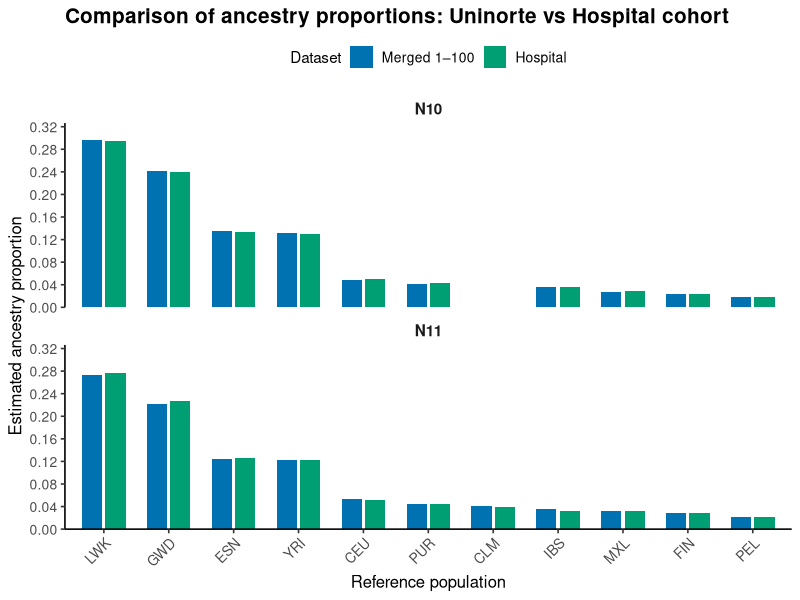
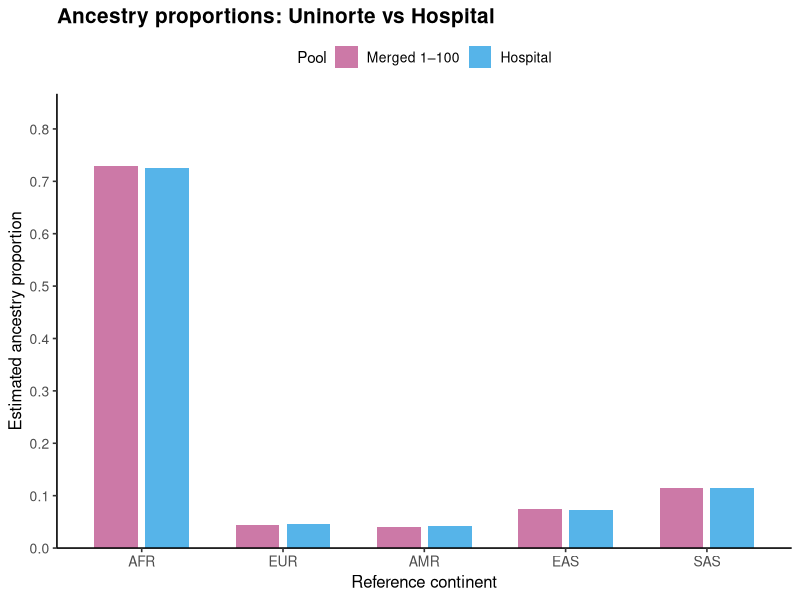
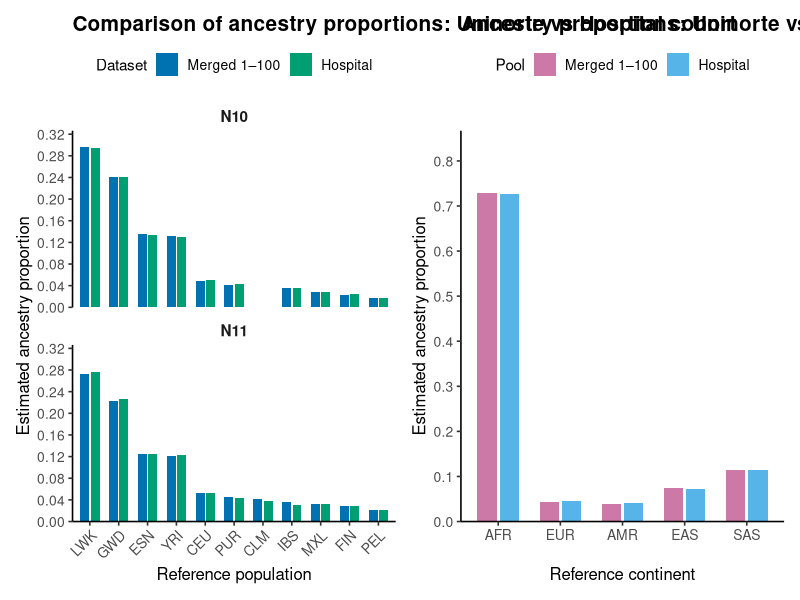

Generate these figures, in order, with R:
# ============================
# iAdmix comparisons (Q1-ready)
# Pools: 1–50, 51–100, Merged 1–100, Hospital
# Panels: N10 vs N11 (by population), N5 (by continent)
# Figures:
#  Fig 1: N10 vs N11 by population, faceted by pool
#  Fig 2: N5 by continent, pools side-by-side
#  Fig 3: Delta (Pool - reference) by population, for each panel (stability)
#  Optional: Heatmap of proportions
# ============================

library(dplyr)
library(patchwork)
library(ggplot2)
library(stringr)
library(tidyr)

# ----------------------------
# 1) Input data (UPDATED)
# ----------------------------
df_pop <- tibble::tribble(
  ~pop, ~`N10-1-50`, ~`N11-1-50`, ~`N10-51-100`, ~`N11-51-100`, ~`N10-Merged-1-100`, ~`N11-Merged-1-100`, ~`N10-Hospital`, ~`N11-Hospital`,
  "IBS", 0.0371, 0.0361, 0.0372, 0.0359, 0.0362, 0.0357, 0.0361, 0.0313,
  "CEU", 0.0486, 0.0528, 0.0488, 0.0530, 0.0487, 0.0535, 0.0503, 0.0518,
  "YRI", 0.1323, 0.1222, 0.1322, 0.1222, 0.1322, 0.1219, 0.1301, 0.1222,
  "ESN", 0.1353, 0.1238, 0.1350, 0.1244, 0.1359, 0.1242, 0.1342, 0.1256,
  "GWD", 0.2397, 0.2220, 0.2394, 0.2225, 0.2407, 0.2225, 0.2406, 0.2273,
  "LWK", 0.2950, 0.2733, 0.2947, 0.2739, 0.2956, 0.2732, 0.2944, 0.2764,
  "PEL", 0.0181, 0.0223, 0.0181, 0.0218, 0.0177, 0.0220, 0.0176, 0.0217,
  "MXL", 0.0278, 0.0324, 0.0282, 0.0322, 0.0277, 0.0325, 0.0290, 0.0330,
  "PUR", 0.0422, 0.0452, 0.0424, 0.0452, 0.0418, 0.0451, 0.0435, 0.0443,
  "FIN", 0.0239, 0.0289, 0.0239, 0.0286, 0.0236, 0.0285, 0.0242, 0.0279,
  "CLM", NA,     0.0410, NA,     0.0402, NA,     0.0410, NA,     0.0385
)

df_cont <- tibble::tribble(
  ~Continent, ~`N5-1-50`, ~`N5-51-100`, ~`N5-Merged-1-100`, ~`N5-Hospital`,
  "AFR", 0.7265, 0.7251, 0.7296, 0.7263,
  "EUR", 0.0434, 0.0436, 0.0432, 0.0450,
  "AMR", 0.0434, 0.0407, 0.0395, 0.0415,
  "EAS", 0.0747, 0.0751, 0.0738, 0.0731,
  "SAS", 0.1150, 0.1154, 0.1139, 0.1141
)

# ----------------------------
# 2) Helpers: parsing column names
# ----------------------------
parse_panel_pool <- function(x) {
  # expected patterns:
  # N10-1-50, N11-51-100, N10-Merged-1-100, N11-Hospital
  panel <- ifelse(str_detect(x, "^N10"), "N10", "N11")
  pool  <- case_when(
    str_detect(x, "1-50$") ~ "Pool 1–50",
    str_detect(x, "51-100$") ~ "Pool 51–100",
    str_detect(x, "Merged-1-100$") ~ "Merged 1–100",
    str_detect(x, "Hospital$") ~ "Hospital",
    TRUE ~ NA_character_
  )
  tibble(panel = panel, pool = pool)
}

pool_levels <- c("Pool 1–50", "Pool 51–100", "Merged 1–100", "Hospital")

# ----------------------------
# 3) Long format: N10/N11 by population across pools
# ----------------------------

df_pop_long <- df_pop |>
  pivot_longer(
    cols = -pop,
    names_to = "panel_pool",
    values_to = "prop"
  ) |>
  mutate(
    panel = if_else(str_detect(panel_pool, "^N10"), "N10", "N11"),
    pool = case_when(
      str_detect(panel_pool, "1-50$") ~ "Pool 1–50",
      str_detect(panel_pool, "51-100$") ~ "Pool 51–100",
      str_detect(panel_pool, "Merged-1-100$") ~ "Merged 1–100",
      str_detect(panel_pool, "Hospital$") ~ "Hospital",
      TRUE ~ NA_character_
    ),
    panel = factor(panel, levels = c("N10", "N11")),
    pool  = factor(pool, levels = pool_levels)
  ) |>
  select(pop, panel, pool, prop)


# Order pops by overall mean (descending)
pop_order <- df_pop_long |>
  group_by(pop) |>
  summarise(mean_prop = mean(prop, na.rm = TRUE), .groups = "drop") |>
  arrange(desc(mean_prop)) |>
  pull(pop)

df_pop_long <- df_pop_long |>
  mutate(pop = factor(pop, levels = pop_order))

# ----------------------------
# 4) Long format: N5 by continent across pools
# ----------------------------
df_cont_long <- df_cont |>
  pivot_longer(cols = starts_with("N5-"), names_to = "pool", values_to = "prop") |>
  mutate(
    pool = recode(pool,
                  "N5-1-50" = "Pool 1–50",
                  "N5-51-100" = "Pool 51–100",
                  "N5-Merged-1-100" = "Merged 1–100",
                  "N5-Hospital" = "Hospital"),
    pool = factor(pool, levels = pool_levels),
    Continent = factor(Continent, levels = c("AFR", "EUR", "AMR", "EAS", "SAS"))
  )

# ----------------------------
# 5) Palette (Okabe–Ito)
# ----------------------------
okabe_ito_panel <- c("N10" = "#0072B2", "N11" = "#E69F00") # blue, orange
okabe_ito_pool  <- c(
  "Pool 1–50"    = "#0072B2", # blue
  "Pool 51–100"  = "#009E73", # bluish green
  "Merged 1–100" = "#CC79A7", # reddish purple
  "Hospital"     = "#56B4E9"  # sky blue
)

# ----------------------------
# 6) FIG 1: N10 vs N11 by population, faceted by pool
# ----------------------------
p1 <- ggplot(df_pop_long, aes(x = pop, y = prop, fill = panel)) +
  geom_col(position = position_dodge(width = 0.72), width = 0.62, na.rm = TRUE) +
  facet_wrap(~ pool, ncol = 2) +
  scale_fill_manual(values = okabe_ito_panel, name = "Reference Panel") +
  scale_y_continuous(
    limits = c(0, 0.32),
    breaks = seq(0, 0.32, 0.04),
    expand = expansion(mult = c(0, 0.02))
  ) +
  labs(
    title = "Ancestry proportions by reference population across pools",
    x = "Reference population",
    y = "Estimated ancestry proportion"
  ) +
  theme_classic(base_family = "sans", base_size = 12) +
  theme(
    plot.title = element_text(size = 15, face = "bold", hjust = 0),
    axis.title = element_text(size = 12),
    axis.text  = element_text(size = 10),
    axis.text.x = element_text(angle = 45, hjust = 1),
    legend.position = "top",
    legend.title = element_text(size = 11),
    legend.text  = element_text(size = 10),
    legend.background = element_blank(),
    strip.background = element_blank(),
    strip.text = element_text(size = 11, face = "bold"),
    panel.grid = element_blank()
  )

# ============================
# FIG: Merged vs Hospital (Barplots)
# Panels: N10, N11
# ============================
df_mh <- df_pop_long |>
  filter(pool %in% c("Merged 1–100", "Hospital")) |>
  mutate(
    pool = factor(pool, levels = c("Merged 1–100", "Hospital"))
  )

# Reordenar poblaciones por el valor promedio (Merged + Hospital)
pop_order_mh <- df_mh |>
  group_by(pop) |>
  summarise(mean_prop = mean(prop, na.rm = TRUE), .groups = "drop") |>
  arrange(desc(mean_prop)) |>
  pull(pop)

df_mh <- df_mh |>
  mutate(pop = factor(pop, levels = pop_order_mh))

# Paleta Okabe–Ito
cols_pool <- c(
  "Merged 1–100" = "#0072B2",  # blue
  "Hospital"     = "#009E73"   # bluish green
)

p_mh <- ggplot(df_mh, aes(x = pop, y = prop, fill = pool)) +
  geom_col(
    position = position_dodge(width = 0.72),
    width = 0.62,
    na.rm = TRUE
  ) +
  facet_wrap(~ panel, ncol = 1) +
  scale_fill_manual(values = cols_pool, name = "Dataset") +
  scale_y_continuous(
    limits = c(0, 0.32),
    breaks = seq(0, 0.32, 0.04),
    expand = expansion(mult = c(0, 0.02))
  ) +
  labs(
    title = "Comparison of ancestry proportions: Uninorte vs Hospital cohort",
    x = "Reference population",
    y = "Estimated ancestry proportion"
  ) +
  theme_classic(base_family = "sans", base_size = 12) +
  theme(
    plot.title = element_text(size = 15, face = "bold", hjust = 0),
    axis.title = element_text(size = 12),
    axis.text  = element_text(size = 10),
    axis.text.x = element_text(angle = 45, hjust = 1),
    legend.position = "top",
    legend.title = element_text(size = 11),
    legend.text  = element_text(size = 10),
    legend.background = element_blank(),
    strip.background = element_blank(),
    strip.text = element_text(size = 11, face = "bold"),
    panel.grid = element_blank()
  )

p_mh


# ----------------------------
# 7) FIG 2: N5 by continent across pools (pool as color)
# ----------------------------
p2 <- ggplot(df_cont_long, aes(x = Continent, y = prop, fill = pool)) +
  geom_col(position = position_dodge(width = 0.72), width = 0.62) +
  scale_fill_manual(values = okabe_ito_pool, name = "Pool") +
  scale_y_continuous(
    limits = c(0, 0.85),
    breaks = seq(0, 0.85, 0.1),
    expand = expansion(mult = c(0, 0.02))
  ) +
  labs(
    title = "Aancestry proportions across pools",
    x = "Reference continent",
    y = "Estimated ancestry proportion"
  ) +
  theme_classic(base_family = "sans", base_size = 12) +
  theme(
    plot.title = element_text(size = 15, face = "bold", hjust = 0),
    axis.title = element_text(size = 12),
    axis.text  = element_text(size = 10),
    legend.position = "top",
    legend.title = element_text(size = 11),
    legend.text  = element_text(size = 10),
    legend.background = element_blank(),
    panel.grid = element_blank()
  )


# ============================
# N5: Merged 1–100 vs Hospital
# ============================

df_mh_cont <- df_cont_long |>
  filter(pool %in% c("Merged 1–100", "Hospital")) |>
  mutate(pool = factor(pool, levels = c("Merged 1–100", "Hospital")))

# Okabe–Ito colors (consistent, high-contrast)
cols_mh <- c(
  "Merged 1–100" = "#CC79A7",  # reddish purple
  "Hospital"     = "#56B4E9"   # sky blue
)

p_mh_cont <- ggplot(df_mh_cont, aes(x = Continent, y = prop, fill = pool)) +
  geom_col(position = position_dodge(width = 0.72), width = 0.62) +
  scale_fill_manual(values = cols_mh, name = "Pool") +
  scale_y_continuous(
    limits = c(0, 0.85),
    breaks = seq(0, 0.85, 0.1),
    expand = expansion(mult = c(0, 0.02))
  ) +
  labs(
    title = "Ancestry proportions: Uninorte vs Hospital",
    x = "Reference continent",
    y = "Estimated ancestry proportion"
  ) +
  theme_classic(base_family = "sans", base_size = 12) +
  theme(
    plot.title = element_text(size = 15, face = "bold", hjust = 0),
    axis.title = element_text(size = 12),
    axis.text  = element_text(size = 10),
    legend.position = "top",
    legend.title = element_text(size = 11),
    legend.text  = element_text(size = 10),
    legend.background = element_blank(),
    panel.grid = element_blank()
  )

p_mh_cont



# ----------------------------
# 10) Assemble main figure (recommended)
# ----------------------------
# Main (double-column): Fig 1 + Fig 2
p_main <- p_mh + p_mh_cont 
p_main


# ----------------------------
# 12) “Parameters you can change”
# ----------------------------
# - pool_levels (order of pools)
# - ref_pool (reference for deltas)
# - okabe_ito_panel / okabe_ito_pool (palettes)
# - y-axis limits in p1/p2
# - facet layout (ncol) in p1
# - export sizes in ggsave
